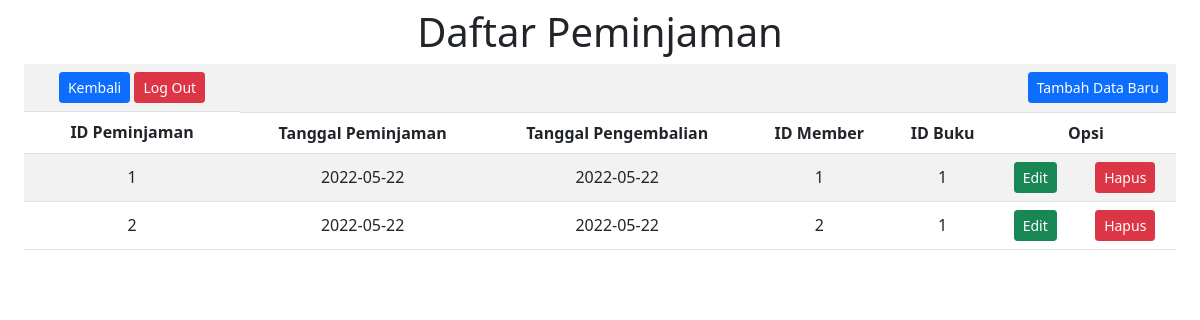
The page /Peminjaman.php (signed in) on the database its author committed.
### tables this page shows
CREATE TABLE `peminjaman` (
  `id_peminjaman` int(11) NOT NULL,
  `tgl_pinjam` date DEFAULT NULL,
  `tgl_kembali` date DEFAULT NULL,
  `id_member` int(11) DEFAULT NULL,
  `id_buku` int(11) DEFAULT NULL
);

### Model.php (called while the page is built, shortened)
<?php
function selectalldata($table)
{
  $select = "SELECT * FROM $table";
  $select1 = mysqli_query($GLOBALS['connect'], $select);
  return $select1;
}

### Peminjaman.php (the view, shortened to what this page needs)
<?php
require "Model.php";
?>
<!doctype html>
<html lang="en">
<head>
  <link href="https://cdn.jsdelivr.net/npm/bootstrap@5.1.3/dist/css/bootstrap.min.css" rel="stylesheet">
</head>
<body>
  <h1 class="mt-2">Daftar Peminjaman</h1>
  <div class="table-responsive mx-4">
    <table class="table table-striped align-middle">
      <tr>
        <td class="d-block"><a href="index.php"><button type="button" class="btn btn-primary btn-sm">Kembali</button></a>
          <a href="Logout.php" onclick="return confirm('Log Out?')"><button type="submit" name="login" class="btn btn-danger btn-sm">Log Out</button></a>
        </td>
        <td colspan=6><a href="FormPeminjaman.php"><button type="button" class="btn btn-primary float-end btn-sm">Tambah Data Baru</button></a></td>
      </tr>
      <tr>
        <th>ID Peminjaman</th>
        <th>Tanggal Peminjaman</th>
        <th>Tanggal Pengembalian</th>
        <th>ID Member</th>
        <th>ID Buku</th>
        <th colspan="2">Opsi</th>
      </tr>
      <?php
      $result = selectalldata("peminjaman");
      while ($data = mysqli_fetch_array($result)) { ?>
        <tr>
          <td><?php echo $data['id_peminjaman'] ?></td>
          <td><?php echo $data['tgl_pinjam'] ?></td>
          <td><?php echo $data['tgl_kembali'] ?></td>
          <td><?php echo $data['id_member'] ?></td>
          <td><?php echo $data['id_buku'] ?></td>
          <td style="text-align: center;"><a href="FormPeminjaman.php?id_peminjaman=<?php echo $data['id_peminjaman']; ?>"><button class="btn btn-success btn-sm">Edit</button></a></td>
          <td style="text-align: center;"><a href="Peminjaman.php?id_peminjaman=<?php echo $data['id_peminjaman']; ?>" onclick="return confirm('Hapus data?')"><button class="btn btn-danger btn-sm">Hapus</button></a></td>
        </tr>
      <?php } ?>
    </table>
  </div>
</body>
</html>

### Peminjaman.php (style rules this page uses)
h1, table { text-align: center; }

### rows shown on the page
peminjaman: id_peminjaman "1", tgl_pinjam "2022-05-22", tgl_kembali "2022-05-22", id_member "1", id_buku "1"
peminjaman: id_peminjaman "2", tgl_pinjam "2022-05-22", tgl_kembali "2022-05-22", id_member "2", id_buku "1"
